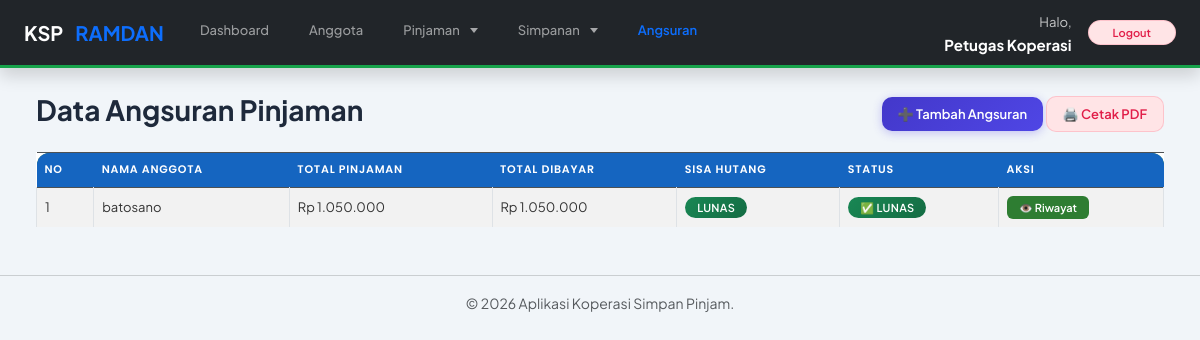
The page /data_angsuran.php (signed in) on the database its author committed.
### tables this page shows
CREATE TABLE `tb_pinjaman_ramdan` (
  `id_pinjaman` int(11) NOT NULL,
  `id_anggota` int(11) NOT NULL,
  `jumlah_pinjaman` decimal(15,2) NOT NULL,
  `bunga` decimal(5,2) NOT NULL,
  `lama_pinjaman` int(11) NOT NULL,
  `total_pinjaman` decimal(15,2) NOT NULL,
  `sisa_pinjaman` int(11) DEFAULT NULL,
  `status_pinjaman` enum('Diajukan','Disetujui','Lunas') DEFAULT 'Diajukan',
  `tanggal_pinjaman` date NOT NULL
);

CREATE TABLE `tb_anggota_ramdan` (
  `id_anggota` int(11) NOT NULL,
  `nama` varchar(100) NOT NULL,
  `alamat` text DEFAULT NULL,
  `no_hp` varchar(20) DEFAULT NULL,
  `tanggal_daftar` date NOT NULL
);

### data_angsuran.php (the view, shortened to what this page needs)
<!DOCTYPE html>
<html>
<?php include 'header.php'; ?>
<div class="container mt-4">
    <div class="d-flex justify-content-between align-items-center mb-3">
        <h3>Data Angsuran Pinjaman</h3>
        <div>
            <a href="tambah_angsuran.php" class="btn btn-primary">➕ Tambah Angsuran</a>
            <a href="cetak_angsuran.php" target="_blank" class="btn btn-danger">🖨️ Cetak PDF</a>
        </div>
    </div>
    <table class="table table-bordered table-striped">
        <thead class="table-dark">
            <tr>
                <th>No</th>
                <th>Nama Anggota</th>
                <th>Total Pinjaman</th>
                <th>Total Dibayar</th>
                <th>Sisa Hutang</th>
                <th>Status</th>
                <th>Aksi</th>
            </tr>
        </thead>
        <tbody>
            <?php
            include 'koneksi.php';
            $no = 1;
            $query = mysqli_query($koneksi, "
                SELECT p.id_pinjaman, ang.nama, p.total_pinjaman,
                       IFNULL(SUM(ans.jumlah_bayar), 0) as total_dibayar
                FROM tb_pinjaman_ramdan p
                JOIN tb_anggota_ramdan ang ON p.id_anggota = ang.id_anggota
                LEFT JOIN tb_angsuran_ramdan ans ON p.id_pinjaman = ans.id_pinjaman
                GROUP BY p.id_pinjaman
            ");
            while($data = mysqli_fetch_assoc($query)){
                $sisa = $data['total_pinjaman'] - $data['total_dibayar'];
            ?>
            <tr>
                <td><?php echo $no++; ?></td>
                <td><?php echo $data['nama']; ?></td>
                <td>Rp <?php echo number_format($data['total_pinjaman'], 0, ',', '.'); ?></td>
                <td>Rp <?php echo number_format($data['total_dibayar'], 0, ',', '.'); ?></td>
                <td>
                    <?php
                    if($sisa <= 0) {
                        echo "<span class='badge bg-success'>Lunas</span>";
                    } else {
                        echo "Rp " . number_format($sisa, 0, ',', '.');
                    }
                    ?>
                </td>
                <td>
                    <?php
                    if($sisa <= 0) {
                        echo "<span class='badge bg-success'>✅ Lunas</span>";
                    } else {
                        echo "<span class='badge bg-warning text-dark'>⏳ Belum Lunas</span>";
                    }
                    ?>
                </td>
                <td>
                    <a href="riwayat_angsuran.php?id=<?php echo $data['id_pinjaman']; ?>" class="btn btn-info btn-sm text-white">
                        👁️ Riwayat
                    </a>
                </td>
            </tr>
            <?php } ?>
        </tbody>
    </table>
</div>
<?php include 'footer.php'; ?>
</body>
</html>

### rows shown on the page
tb_pinjaman_ramdan: id_anggota.nama "batosano", total_pinjaman "1.050.000", total_dibayar "1.050.000", shows "LUNAS", shows "✅ LUNAS"

### other values the page prints
$_SESSION['nama'] "Petugas Koperasi"
